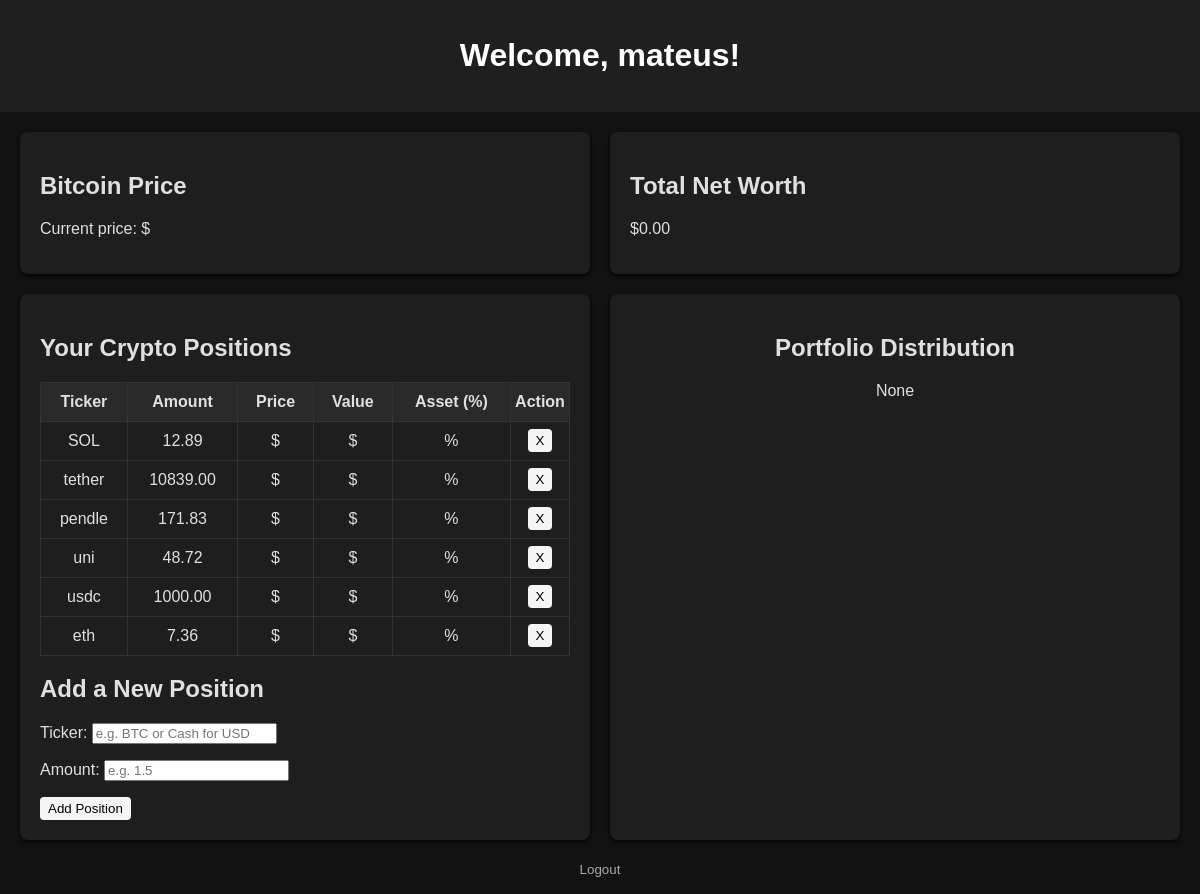
/home/ (signed in), run on an earlier commit of the app's database.
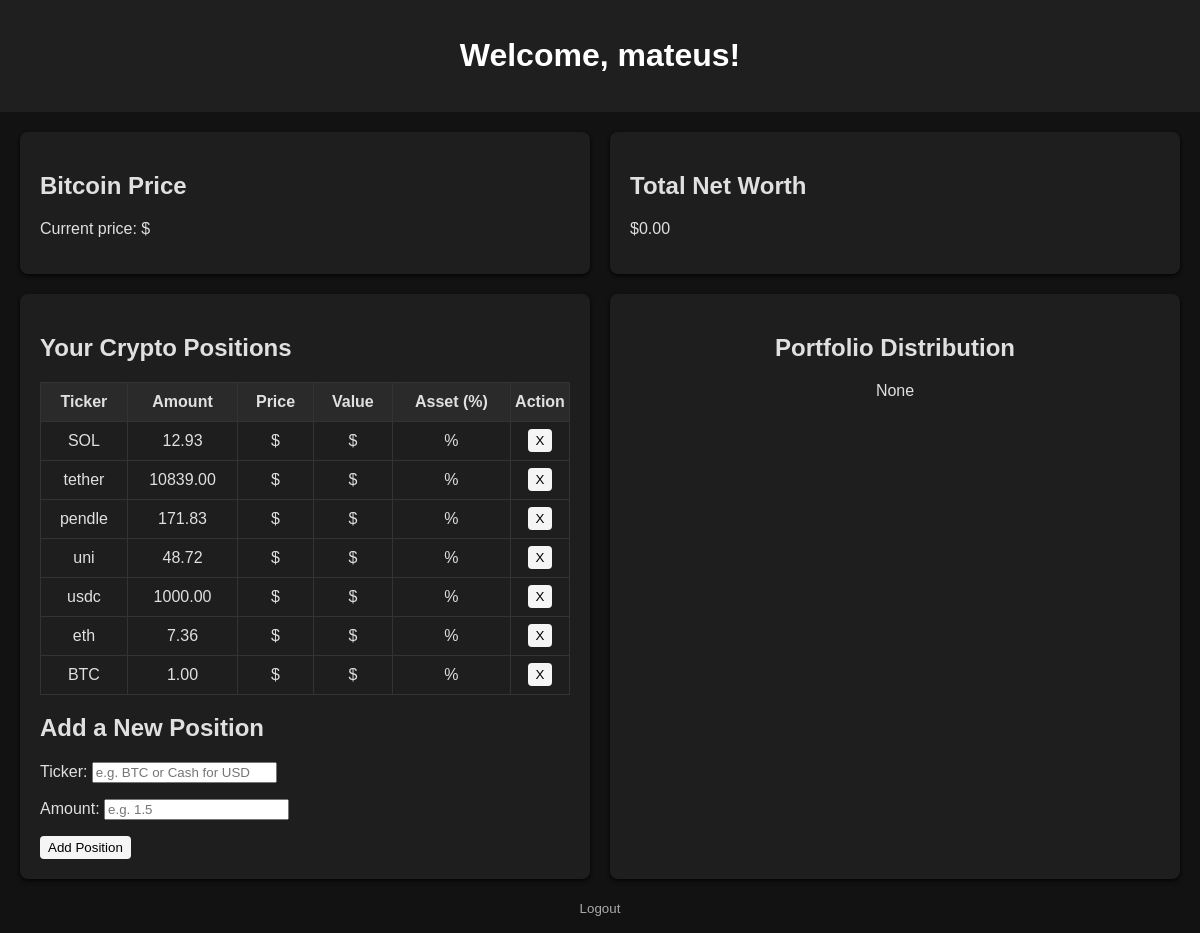
And on a later commit of the database.
### portfolio/models.py (models this page shows, shortened)
class Asset(models.Model):
    ASSET_TYPE_CHOICES = [
        ('crypto', 'Crypto'),
        ('stock', 'Stock'),
    ]
    ticker = models.CharField(max_length=10)
    amount = models.DecimalField(max_digits=19, decimal_places=2)
    owner = models.ForeignKey(User, on_delete=models.CASCADE)
    type = models.CharField(max_length=10, choices=ASSET_TYPE_CHOICES, default='crypto')

### portfolio/views.py (the view)
# urls.py: path('home/', home, name='home'),
@login_required
def home(request):
    if request.method == 'POST':
        form = AddAssetForm(request.POST)
        if form.is_valid():
            asset = form.save(commit=False)
            asset.owner = request.user
            asset.type = 'crypto'
            asset.save()
            return redirect('home')  # Refresh the page after adding the asset
        else:
            messages.error(request, "Failed to add asset. Please check your inputs.")
    else:
        form = AddAssetForm()
    user_assets = Asset.objects.filter(owner=request.user, type='crypto')
    tickers = ['bitcoin'] + [map_ticker(asset.ticker) for asset in user_assets]
    prices = get_multiple_asset_prices(tickers)
    bitcoin_price = prices.get('bitcoin', {}).get('usd', 'N/A')
    total_net_worth = sum(
        (Decimal(str(prices.get(map_ticker(asset.ticker), {}).get('usd', 0))) * asset.amount)
        for asset in user_assets
    )
    assets_with_value = []
    labels = []
    values = []
    for asset in user_assets:
        coin_id = map_ticker(asset.ticker)
        price = prices.get(coin_id, {}).get('usd')  # Get price per token
        if price is not None:
            price = Decimal(str(price))
        value = price * asset.amount if price else None
        asset_dict = {
            'id': asset.id,
            'ticker': asset.ticker,
            'amount': asset.amount,
            'price': price if price else '-',  # Add price per token
            'value': value if value else '-',
        }
        if total_net_worth > 0 and value:
            percentage = (value / total_net_worth) * 100
            asset_dict['percentage'] = percentage
        else:
            asset_dict['percentage'] = '-'
        assets_with_value.append(asset_dict)
        if value and total_net_worth > 0:
            labels.append(asset.ticker)
            values.append(float(value / total_net_worth * 100))
    if labels and values:
        fig = go.Figure(data=[go.Pie(labels=labels, values=values, textinfo='label+percent')])
        fig.update_layout(
            title="Crypto Portfolio Distribution",
            margin=dict(t=50, b=50, l=25, r=25),
            paper_bgcolor="#121212",
            plot_bgcolor="#121212",
            font=dict(color="#e0e0e0")
        )
        chart_html = fig.to_html(full_html=False)
    else:
        chart_html = None
    return render(request, 'home.html', {
        'username': request.user.username,
        'assets': assets_with_value,
        'form': form,
        'bitcoin_price': bitcoin_price,  # Pass the Bitcoin price to the template
        'total_net_worth': total_net_worth,
        'chart': chart_html,
    })

### portfolio/forms.py
class AddAssetForm(forms.ModelForm):
    class Meta:
        model = Asset
        fields = ['ticker', 'amount']
        widgets = {
            'ticker': forms.TextInput(attrs={'placeholder': 'e.g. BTC or Cash for USD'}),
            'amount': forms.NumberInput(attrs={'placeholder': 'e.g. 1.5'}),
        }

### portfolio/views.py (called while the page is built)
def get_multiple_asset_prices(tickers):
    ids = ','.join(tickers)
    url = f"https://api.coingecko.com/api/v3/simple/price?ids={ids}&vs_currencies=usd"
    try:
        response = requests.get(url)
        response.raise_for_status()
        return response.json()  # Returns a dictionary with prices
    except requests.exceptions.RequestException as e:
        print(f"Error fetching prices: {e}")
        return {}

def map_ticker(ticker):
    return COINGECKO_TICKER_MAPPING.get(ticker.lower(), ticker.lower())

### portfolio/templates/home.html (shortened to what this page needs)
<!DOCTYPE html>
<html lang="en">
<head>
</head>
{% load humanize %}
<body>
    <header>
        <h1>Welcome, {{ username }}!</h1>
    </header>
    <div class="container">
        <div class="card">
            <h2>Bitcoin Price</h2>
            <p>
                {% if bitcoin_price %}
                    Current price: ${{ bitcoin_price|floatformat:2|intcomma }}
                {% else %}
                    Could not fetch the price. Please try again later.
                {% endif %}
            </p>
        </div>
        <div class="card">
            <h2>Total Net Worth</h2>
            <p>${{ total_net_worth|floatformat:2|intcomma }}</p>
        </div>
        <div class="card">
            <h2>Your Crypto Positions</h2>
            {% if assets %}
            <table>
                <thead>
                    <tr>
                        <th>Ticker</th>
                        <th>Amount</th>
                        <th>Price</th>
                        <th>Value</th>
                        <th>Asset (%)</th>
                        <th>Action</th>
                    </tr>
                </thead>
                <tbody>
                    {% for asset in assets %}
                    <tr>
                        <td>{{ asset.ticker }}</td>
                        <td>{{ asset.amount }}</td>
                        <td>
                            {% if asset.price %}
                                ${{ asset.price|floatformat:2|intcomma }}
                            {% else %}
                                -
                            {% endif %}
                        </td>
                        <td>
                            {% if asset.value %}
                                ${{ asset.value|floatformat:2|intcomma }}
                            {% else %}
                                Could not fetch price
                            {% endif %}
                        </td>
                        <td>
                            {% if asset.percentage %}
                                {{ asset.percentage|floatformat:2 }}%
                            {% else %}
                                -
                            {% endif %}
                        </td>
                        <td>
                            <form action="{% url 'delete_holding' asset.id %}" method="post">
                                <button type="submit">X</button>
                            </form>
                        </td>
                    </tr>
                    {% endfor %}
                </tbody>
            </table>
            {% else %}
            <p>You have no crypto positions yet.</p>
            {% endif %}
            <h2>Add a New Position</h2>
            <form method="post">
                {{ form.as_p }}
                <button type="submit">Add Position</button>
            </form>
        </div>
        <div class="card pie-chart-container">
            <h2>Portfolio Distribution</h2>
            <div>
                {{ chart|safe }}
            </div>
        </div>
    </div>
    <footer>
        <p>
            <form action="{% url 'logout' %}" method="post" style="display:inline;">
                <button type="submit" style="background:none; border:none; color:inherit; cursor:pointer; padding:0;">Logout</button>
            </form>
        </p>
    </footer>
</body>
</html>

What changed in the data, as far as the page shows it:
added Asset: ticker "BTC", amount "1.00"
Also different on the page:
new list line: "SOL 12.93"
new list line: "$ $ % X"
list line gone: "SOL 12.89"
list line gone: "$ $ % X"
